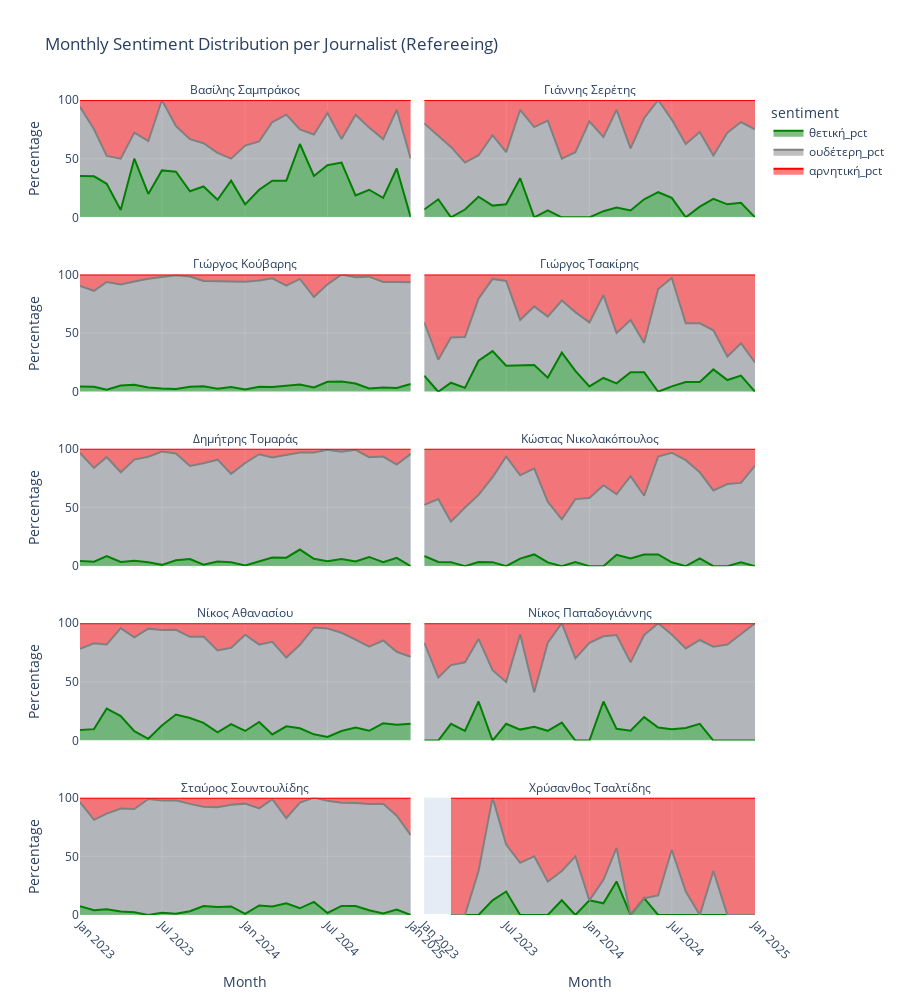
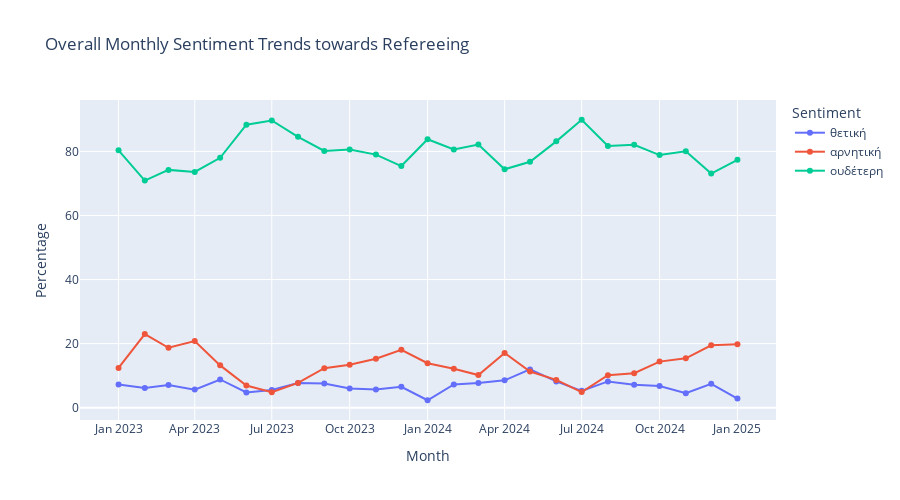

Source (notebook cell) for these figures, in order:
### Code cell
## Filter for referee-related predictions and create time-based visualizations
import plotly.express as px
import plotly.graph_objects as go

# Filter for referee predictions
referee_df = df[df['target_type'] == 'referee'].copy()

# Create monthly aggregation
referee_df['month'] = referee_df['published_date'].dt.to_period('M').astype(str)

# 1. Monthly sentiment distribution per journalist
monthly_sentiment = referee_df.pivot_table(
    index=['month', 'blogger_name'],
    columns='stance',
    aggfunc='size',
    fill_value=0
).reset_index()

# Calculate percentage for each stance
for stance in ['θετική', 'αρνητική', 'ουδέτερη']:
    if stance not in monthly_sentiment.columns:
        monthly_sentiment[stance] = 0
    total = monthly_sentiment[['θετική', 'αρνητική', 'ουδέτερη']].sum(axis=1)
    monthly_sentiment[f'{stance}_pct'] = monthly_sentiment[stance] / total * 100

# Create stacked area chart with improved layout
fig = px.area(
    monthly_sentiment.melt(
        id_vars=['month', 'blogger_name'],
        value_vars=['θετική_pct', 'ουδέτερη_pct', 'αρνητική_pct'],
        var_name='sentiment',
        value_name='percentage'
    ),
    x='month',
    y='percentage',
    color='sentiment',
    facet_col='blogger_name',
    facet_col_wrap=2,  # Reduced to 2 columns for better spacing
    title='Monthly Sentiment Distribution per Journalist (Refereeing)',
    labels={'month': 'Month', 'percentage': 'Percentage'},
    color_discrete_map={
        'θετική_pct': 'green',
        'ουδέτερη_pct': 'gray',
        'αρνητική_pct': 'red'
    }
)

# Improve subplot layout
fig.update_layout(
    height=1000,  # Increased height
    showlegend=True,
    legend=dict(
        yanchor="top",
        y=1.00,
        xanchor="left",
        x=1.02
    ),
    margin=dict(t=100),  # Increased top margin
)

# Update subplot titles and axes
fig.for_each_annotation(lambda a: a.update(text=a.text.split("=")[-1]))  # Remove "blogger_name=" prefix
fig.update_xaxes(tickangle=45)  # Rotate x-axis labels
fig.update_yaxes(range=[0, 100])  # Fix y-axis range

fig.show()

# 2. Overall sentiment trend
monthly_overall = referee_df.groupby('month')['stance'].value_counts(normalize=True).unstack()

fig2 = go.Figure()
for stance in ['θετική', 'αρνητική', 'ουδέτερη']:
    if stance in monthly_overall.columns:
        fig2.add_trace(go.Scatter(
            x=monthly_overall.index,
            y=monthly_overall[stance] * 100,
            name=stance,
            mode='lines+markers',
            line=dict(width=2),
            marker=dict(size=6)
        ))

fig2.update_layout(
    title='Overall Monthly Sentiment Trends towards Refereeing',
    xaxis_title='Month',
    yaxis_title='Percentage',
    hovermode='x unified',
    legend_title='Sentiment',
    height=500
)
fig2.show()

# 3. Add summary statistics
print("\nReferee Stance Analysis Summary:")
print("-" * 40)
print(f"Total articles about refereeing: {len(referee_df)}")
print("\nStance distribution by journalist:")
print(referee_df.groupby("blogger_name")["stance"].value_counts(normalize=True).unstack() * 100)

### Figure 1 — Plotly figure (JSON) as saved in the notebook; plotly's stock layout.template omitted (floating-point values rounded to 4 significant figures)
{"data": [{"fillpattern": {"shape": ""}, "hovertemplate": "sentiment=θετική_pct<br>blogger_name=Βασίλης Σαμπράκος<br>Month=%{x}<br>Percentage=%{y}<extra></extra>", "legendgroup": "θετική_pct", "line": {"color": "green"}, "marker": {"symbol": "circle"}, "mode": "lines", "name": "θετική_pct", "orientation": "v", "showlegend": true, "stackgroup": "1", "type": "scatter", "x": ["2023-01", "2023-02", "2023-03", "2023-04", "2023-05", "2023-06", "2023-07", "2023-08", "2023-09", "2023-10", "2023-11", "2023-12", "2024-01", "2024-02", "2024-03", "2024-04", "2024-05", "2024-06", "2024-07", "2024-08", "2024-09", "2024-10", "2024-11", "2024-12", "2025-01"], "xaxis": "x9", "y": [35.29, 35, 28.57, 6.25, 50, 20, 40, 38.89, 22.22, 26.32, 15, 31.25, 11.11, 23.53, 31.25, 31.25, 62.5, 35.29, 44.44, 46.67, 18.75, 23.53, 16.67, 41.67, 0], "yaxis": "y9"}, {"fillpattern": {"shape": ""}, "hovertemplate": "sentiment=θετική_pct<br>blogger_name=Γιάννης Σερέτης<br>Month=%{x}<br>Percentage=%{y}<extra></extra>", "legendgroup": "θετική_pct", "line": {"color": "green"}, "marker": {"symbol": "circle"}, "mode": "lines", "name": "θετική_pct", "orientation": "v", "showlegend": false, "stackgroup": "1", "type": "scatter", "x": ["2023-01", "2023-02", "2023-03", "2023-04", "2023-05", "2023-06", "2023-07", "2023-08", "2023-09", "2023-10", "2023-11", "2023-12", "2024-01", "2024-02", "2024-03", "2024-04", "2024-05", "2024-06", "2024-07", "2024-08", "2024-09", "2024-10", "2024-11", "2024-12", "2025-01"], "xaxis": "x10", "y": [6.667, 15.38, 0, 6.667, 17.65, 10, 11.11, 33.33, 0, 5.882, 0, 0, 0, 5.263, 8.333, 5.882, 15.38, 21.43, 16.67, 0, 9.091, 15.79, 11.11, 12.5, 0], "yaxis": "y10"}, {"fillpattern": {"shape": ""}, "hovertemplate": "sentiment=θετική_pct<br>blogger_name=Γιώργος Κούβαρης<br>Month=%{x}<br>Percentage=%{y}<extra></extra>", "legendgroup": "θετική_pct", "line": {"color": "green"}, "marker": {"symbol": "circle"}, "mode": "lines", "name": "θετική_pct", "orientation": "v", "showlegend": false, "stackgroup": "1", "type": "scatter", "x": ["2023-01", "2023-02", "2023-03", "2023-04", "2023-05", "2023-06", "2023-07", "2023-08", "2023-09", "2023-10", "2023-11", "2023-12", "2024-01", "2024-02", "2024-03", "2024-04", "2024-05", "2024-06", "2024-07", "2024-08", "2024-09", "2024-10", "2024-11", "2024-12", "2025-01"], "xaxis": "x7", "y": [4.58, 4.301, 1.754, 5.263, 5.978, 3.644, 2.809, 2.273, 4.242, 4.63, 2.632, 4.027, 1.887, 4.31, 4.132, 5.109, 6.202, 3.614, 8.475, 8.824, 6.977, 2.857, 3.67, 3.226, 6.667], "yaxis": "y7"}, {"fillpattern": {"shape": ""}, "hovertemplate": "sentiment=θετική_pct<br>blogger_name=Γιώργος Τσακίρης<br>Month=%{x}<br>Percentage=%{y}<extra></extra>", "legendgroup": "θετική_pct", "line": {"color": "green"}, "marker": {"symbol": "circle"}, "mode": "lines", "name": "θετική_pct", "orientation": "v", "showlegend": false, "stackgroup": "1", "type": "scatter", "x": ["2023-01", "2023-02", "2023-03", "2023-04", "2023-05", "2023-06", "2023-07", "2023-08", "2023-09", "2023-10", "2023-11", "2023-12", "2024-01", "2024-02", "2024-03", "2024-04", "2024-05", "2024-06", "2024-07", "2024-08", "2024-09", "2024-10", "2024-11", "2024-12", "2025-01"], "xaxis": "x8", "y": [13.64, 0, 7.692, 3.333, 26.47, 34.62, 22.22, 22.58, 22.73, 12, 33.33, 17.86, 4.545, 11.76, 7.143, 16.67, 16.67, 0, 4.615, 8.333, 8.333, 19.05, 10, 13.79, 0], "yaxis": "y8"}, {"fillpattern": {"shape": ""}, "hovertemplate": "sentiment=θετική_pct<br>blogger_name=Δημήτρης Τομαράς<br>Month=%{x}<br>Percentage=%{y}<extra></extra>", "legendgroup": "θετική_pct", "line": {"color": "green"}, "marker": {"symbol": "circle"}, "mode": "lines", "name": "θετική_pct", "orientation": "v", "showlegend": false, "stackgroup": "1", "type": "scatter", "x": ["2023-01", "2023-02", "2023-03", "2023-04", "2023-05", "2023-06", "2023-07", "2023-08", "2023-09", "2023-10", "2023-11", "2023-12", "2024-01", "2024-02", "2024-03", "2024-04", "2024-05", "2024-06", "2024-07", "2024-08", "2024-09", "2024-10", "2024-11", "2024-12", "2025-01"], "xaxis": "x5", "y": [4.425, 3.81, 8.527, 3.571, 4.58, 3.356, 1.136, 5.114, 6.061, 1.235, 4.046, 3.333, 0.5747, 3.947, 7.333, 7.207, 14.17, 6.316, 4.31, 6.034, 4.065, 7.874, 3.306, 7.143, 0], "yaxis": "y5"}, {"fillpattern": {"shape": ""}, "hovertemplate": "sentiment=θετική_pct<br>blogger_name=Κώστας Νικολακόπουλος<br>Month=%{x}<br>Percentage=%{y}<extra></extra>", "legendgroup": "θετική_pct", "line": {"color": "green"}, "marker": {"symbol": "circle"}, "mode": "lines", "name": "θετική_pct", "orientation": "v", "showlegend": false, "stackgroup": "1", "type": "scatter", "x": ["2023-01", "2023-02", "2023-03", "2023-04", "2023-05", "2023-06", "2023-07", "2023-08", "2023-09", "2023-10", "2023-11", "2023-12", "2024-01", "2024-02", "2024-03", "2024-04", "2024-05", "2024-06", "2024-07", "2024-08", "2024-09", "2024-10", "2024-11", "2024-12", "2025-01"], "xaxis": "x6", "y": [8.696, 3.571, 3.448, 0, 3.571, 3.448, 0, 6.452, 10, 3.226, 0, 3.571, 0, 0, 9.677, 6.667, 10, 10, 3.333, 0, 6.667, 0, 0, 3.226, 0], "yaxis": "y6"}, {"fillpattern": {"shape": ""}, "hovertemplate": "sentiment=θετική_pct<br>blogger_name=Νίκος Αθανασίου<br>Month=%{x}<br>Percentage=%{y}<extra></extra>", "legendgroup": "θετική_pct", "line": {"color": "green"}, "marker": {"symbol": "circle"}, "mode": "lines", "name": "θετική_pct", "orientation": "v", "showlegend": false, "stackgroup": "1", "type": "scatter", "x": ["2023-01", "2023-02", "2023-03", "2023-04", "2023-05", "2023-06", "2023-07", "2023-08", "2023-09", "2023-10", "2023-11", "2023-12", "2024-01", "2024-02", "2024-03", "2024-04", "2024-05", "2024-06", "2024-07", "2024-08", "2024-09", "2024-10", "2024-11", "2024-12", "2025-01"], "xaxis": "x3", "y": [9.091, 9.756, 27.27, 20.83, 8, 1.538, 12.86, 22.22, 19.23, 15.09, 6.977, 13.95, 8.197, 15.91, 5.263, 12.2, 10.53, 5.357, 3.03, 8.108, 11.11, 8.333, 14.71, 13.51, 14.29], "yaxis": "y3"}, {"fillpattern": {"shape": ""}, "hovertemplate": "sentiment=θετική_pct<br>blogger_name=Νίκος Παπαδογιάννης<br>Month=%{x}<br>Percentage=%{y}<extra></extra>", "legendgroup": "θετική_pct", "line": {"color": "green"}, "marker": {"symbol": "circle"}, "mode": "lines", "name": "θετική_pct", "orientation": "v", "showlegend": false, "stackgroup": "1", "type": "scatter", "x": ["2023-01", "2023-02", "2023-03", "2023-04", "2023-05", "2023-06", "2023-07", "2023-08", "2023-09", "2023-10", "2023-11", "2023-12", "2024-01", "2024-02", "2024-03", "2024-04", "2024-05", "2024-06", "2024-07", "2024-08", "2024-09", "2024-10", "2024-11", "2024-12", "2025-01"], "xaxis": "x4", "y": [0, 0, 14.29, 8.333, 33.33, 0, 14.29, 9.375, 11.76, 8.333, 15.38, 0, 0, 33.33, 10, 8.333, 20, 11.11, 9.677, 10.71, 14.29, 0, 0, 0, 0], "yaxis": "y4"}, {"fillpattern": {"shape": ""}, "hovertemplate": "sentiment=θετική_pct<br>blogger_name=Σταύρος Σουντουλίδης<br>Month=%{x}<br>Percentage=%{y}<extra></extra>", "legendgroup": "θετική_pct", "line": {"color": "green"}, "marker": {"symbol": "circle"}, "mode": "lines", "name": "θετική_pct", "orientation": "v", "showlegend": false, "stackgroup": "1", "type": "scatter", "x": ["2023-01", "2023-02", "2023-03", "2023-04", "2023-05", "2023-06", "2023-07", "2023-08", "2023-09", "2023-10", "2023-11", "2023-12", "2024-01", "2024-02", "2024-03", "2024-04", "2024-05", "2024-06", "2024-07", "2024-08", "2024-09", "2024-10", "2024-11", "2024-12", "2025-01"], "xaxis": "x", "y": [7.5, 4.054, 4.854, 3.077, 2.41, 0, 1.887, 1.075, 3.191, 7.692, 6.757, 7.317, 1.02, 8.163, 7.317, 9.89, 5.714, 11.11, 1.709, 7.692, 7.692, 4, 1.316, 4.615, 0], "yaxis": "y"}, {"fillpattern": {"shape": ""}, "hovertemplate": "sentiment=θετική_pct<br>blogger_name=Χρύσανθος Τσαλτίδης<br>Month=%{x}<br>Percentage=%{y}<extra></extra>", "legendgroup": "θετική_pct", "line": {"color": "green"}, "marker": {"symbol": "circle"}, "mode": "lines", "name": "θετική_pct", "orientation": "v", "showlegend": false, "stackgroup": "1", "type": "scatter", "x": ["2023-03", "2023-04", "2023-05", "2023-06", "2023-07", "2023-08", "2023-09", "2023-10", "2023-11", "2023-12", "2024-01", "2024-02", "2024-03", "2024-04", "2024-05", "2024-06", "2024-07", "2024-08", "2024-09", "2024-10", "2024-11", "2024-12", "2025-01"], "xaxis": "x2", "y": [0, 0, 0, 12.5, 20, 0, 0, 0, 12.5, 0, 12.5, 10, 28.57, 0, 14.29, 0, 0, 0, 0, 0, 0, 0, 0], "yaxis": "y2"}, {"fillpattern": {"shape": ""}, "hovertemplate": "sentiment=ουδέτερη_pct<br>blogger_name=Βασίλης Σαμπράκος<br>Month=%{x}<br>Percentage=%{y}<extra></extra>", "legendgroup": "ουδέτερη_pct", "line": {"color": "gray"}, "marker": {"symbol": "circle"}, "mode": "lines", "name": "ουδέτερη_pct", "orientation": "v", "showlegend": true, "stackgroup": "1", "type": "scatter", "x": ["2023-01", "2023-02", "2023-03", "2023-04", "2023-05", "2023-06", "2023-07", "2023-08", "2023-09", "2023-10", "2023-11", "2023-12", "2024-01", "2024-02", "2024-03", "2024-04", "2024-05", "2024-06", "2024-07", "2024-08", "2024-09", "2024-10", "2024-11", "2024-12", "2025-01"], "xaxis": "x9", "y": [58.82, 40, 23.81, 43.75, 22.22, 45, 60, 38.89, 44.44, 36.84, 40, 18.75, 50, 41.18, 50, 56.25, 12.5, 35.29, 44.44, 20, 68.75, 52.94, 50, 50, 50], "yaxis": "y9"}, {"fillpattern": {"shape": ""}, "hovertemplate": "sentiment=ουδέτερη_pct<br>blogger_name=Γιάννης Σερέτης<br>Month=%{x}<br>Percentage=%{y}<extra></extra>", "legendgroup": "ουδέτερη_pct", "line": {"color": "gray"}, "marker": {"symbol": "circle"}, "mode": "lines", "name": "ουδέτερη_pct", "orientation": "v", "showlegend": false, "stackgroup": "1", "type": "scatter", "x": ["2023-01", "2023-02", "2023-03", "2023-04", "2023-05", "2023-06", "2023-07", "2023-08", "2023-09", "2023-10", "2023-11", "2023-12", "2024-01", "2024-02", "2024-03", "2024-04", "2024-05", "2024-06", "2024-07", "2024-08", "2024-09", "2024-10", "2024-11", "2024-12", "2025-01"], "xaxis": "x10", "y": [73.33, 53.85, 60, 40, 35.29, 60, 44.44, 58.33, 76.92, 76.47, 50, 55.56, 81.82, 63.16, 83.33, 52.94, 69.23, 78.57, 66.67, 62.5, 63.64, 36.84, 61.11, 68.75, 75], "yaxis": "y10"}, {"fillpattern": {"shape": ""}, "hovertemplate": "sentiment=ουδέτερη_pct<br>blogger_name=Γιώργος Κούβαρης<br>Month=%{x}<br>Percentage=%{y}<extra></extra>", "legendgroup": "ουδέτερη_pct", "line": {"color": "gray"}, "marker": {"symbol": "circle"}, "mode": "lines", "name": "ουδέτερη_pct", "orientation": "v", "showlegend": false, "stackgroup": "1", "type": "scatter", "x": ["2023-01", "2023-02", "2023-03", "2023-04", "2023-05", "2023-06", "2023-07", "2023-08", "2023-09", "2023-10", "2023-11", "2023-12", "2024-01", "2024-02", "2024-03", "2024-04", "2024-05", "2024-06", "2024-07", "2024-08", "2024-09", "2024-10", "2024-11", "2024-12", "2025-01"], "xaxis": "x7", "y": [85.5, 81.72, 91.81, 86.18, 88.04, 92.71, 94.94, 96.97, 93.94, 89.81, 91.45, 89.93, 91.82, 90.52, 92.56, 85.4, 89.92, 77.11, 83.05, 91.18, 90.7, 95.24, 89.91, 90.32, 86.67], "yaxis": "y7"}, {"fillpattern": {"shape": ""}, "hovertemplate": "sentiment=ουδέτερη_pct<br>blogger_name=Γιώργος Τσακίρης<br>Month=%{x}<br>Percentage=%{y}<extra></extra>", "legendgroup": "ουδέτερη_pct", "line": {"color": "gray"}, "marker": {"symbol": "circle"}, "mode": "lines", "name": "ουδέτερη_pct", "orientation": "v", "showlegend": false, "stackgroup": "1", "type": "scatter", "x": ["2023-01", "2023-02", "2023-03", "2023-04", "2023-05", "2023-06", "2023-07", "2023-08", "2023-09", "2023-10", "2023-11", "2023-12", "2024-01", "2024-02", "2024-03", "2024-04", "2024-05", "2024-06", "2024-07", "2024-08", "2024-09", "2024-10", "2024-11", "2024-12", "2025-01"], "xaxis": "x8", "y": [45.45, 27.27, 38.46, 43.33, 52.94, 61.54, 72.22, 38.71, 50, 52, 44.44, 50, 54.55, 70.59, 42.86, 44.44, 25, 87.5, 92.31, 50, 50, 33.33, 20, 27.59, 25], "yaxis": "y8"}, {"fillpattern": {"shape": ""}, "hovertemplate": "sentiment=ουδέτερη_pct<br>blogger_name=Δημήτρης Τομαράς<br>Month=%{x}<br>Percentage=%{y}<extra></extra>", "legendgroup": "ουδέτερη_pct", "line": {"color": "gray"}, "marker": {"symbol": "circle"}, "mode": "lines", "name": "ουδέτερη_pct", "orientation": "v", "showlegend": false, "stackgroup": "1", "type": "scatter", "x": ["2023-01", "2023-02", "2023-03", "2023-04", "2023-05", "2023-06", "2023-07", "2023-08", "2023-09", "2023-10", "2023-11", "2023-12", "2024-01", "2024-02", "2024-03", "2024-04", "2024-05", "2024-06", "2024-07", "2024-08", "2024-09", "2024-10", "2024-11", "2024-12", "2025-01"], "xaxis": "x5", "y": [92.04, 80, 84.5, 76.43, 86.26, 89.93, 96.59, 90.91, 79.39, 86.42, 86.71, 75.33, 87.36, 91.45, 85.33, 87.39, 82.68, 90.53, 94.83, 91.38, 95.12, 85.04, 90.08, 79.46, 95.65], "yaxis": "y5"}, {"fillpattern": {"shape": ""}, "hovertemplate": "sentiment=ουδέτερη_pct<br>blogger_name=Κώστας Νικολακόπουλος<br>Month=%{x}<br>Percentage=%{y}<extra></extra>", "legendgroup": "ουδέτερη_pct", "line": {"color": "gray"}, "marker": {"symbol": "circle"}, "mode": "lines", "name": "ουδέτερη_pct", "orientation": "v", "showlegend": false, "stackgroup": "1", "type": "scatter", "x": ["2023-01", "2023-02", "2023-03", "2023-04", "2023-05", "2023-06", "2023-07", "2023-08", "2023-09", "2023-10", "2023-11", "2023-12", "2024-01", "2024-02", "2024-03", "2024-04", "2024-05", "2024-06", "2024-07", "2024-08", "2024-09", "2024-10", "2024-11", "2024-12", "2025-01"], "xaxis": "x6", "y": [43.48, 53.57, 34.48, 50, 57.14, 72.41, 93.55, 70.97, 73.33, 51.61, 40, 53.57, 58.06, 68.97, 51.61, 70, 50, 83.33, 93.33, 90.32, 73.33, 64.52, 70, 67.74, 85.71], "yaxis": "y6"}, {"fillpattern": {"shape": ""}, "hovertemplate": "sentiment=ουδέτερη_pct<br>blogger_name=Νίκος Αθανασίου<br>Month=%{x}<br>Percentage=%{y}<extra></extra>", "legendgroup": "ουδέτερη_pct", "line": {"color": "gray"}, "marker": {"symbol": "circle"}, "mode": "lines", "name": "ουδέτερη_pct", "orientation": "v", "showlegend": false, "stackgroup": "1", "type": "scatter", "x": ["2023-01", "2023-02", "2023-03", "2023-04", "2023-05", "2023-06", "2023-07", "2023-08", "2023-09", "2023-10", "2023-11", "2023-12", "2024-01", "2024-02", "2024-03", "2024-04", "2024-05", "2024-06", "2024-07", "2024-08", "2024-09", "2024-10", "2024-11", "2024-12", "2025-01"], "xaxis": "x3", "y": [69.09, 73.17, 54.55, 75, 80, 93.85, 81.43, 72.22, 69.23, 73.58, 69.77, 65.12, 81.97, 65.91, 78.95, 58.54, 71.05, 91.07, 92.42, 83.78, 75, 71.67, 70.59, 62.16, 57.14], "yaxis": "y3"}, {"fillpattern": {"shape": ""}, "hovertemplate": "sentiment=ουδέτερη_pct<br>blogger_name=Νίκος Παπαδογιάννης<br>Month=%{x}<br>Percentage=%{y}<extra></extra>", "legendgroup": "ουδέτερη_pct", "line": {"color": "gray"}, "marker": {"symbol": "circle"}, "mode": "lines", "name": "ουδέτερη_pct", "orientation": "v", "showlegend": false, "stackgroup": "1", "type": "scatter", "x": ["2023-01", "2023-02", "2023-03", "2023-04", "2023-05", "2023-06", "2023-07", "2023-08", "2023-09", "2023-10", "2023-11", "2023-12", "2024-01", "2024-02", "2024-03", "2024-04", "2024-05", "2024-06", "2024-07", "2024-08", "2024-09", "2024-10", "2024-11", "2024-12", "2025-01"], "xaxis": "x4", "y": [83.33, 53.85, 50, 58.33, 53.33, 60, 35.71, 81.25, 29.41, 75, 84.62, 70, 83.33, 55.56, 80, 58.33, 70, 88.89, 80.65, 67.86, 71.43, 80, 81.82, 90.91, 100], "yaxis": "y4"}, {"fillpattern": {"shape": ""}, "hovertemplate": "sentiment=ουδέτερη_pct<br>blogger_name=Σταύρος Σουντουλίδης<br>Month=%{x}<br>Percentage=%{y}<extra></extra>", "legendgroup": "ουδέτερη_pct", "line": {"color": "gray"}, "marker": {"symbol": "circle"}, "mode": "lines", "name": "ουδέτερη_pct", "orientation": "v", "showlegend": false, "stackgroup": "1", "type": "scatter", "x": ["2023-01", "2023-02", "2023-03", "2023-04", "2023-05", "2023-06", "2023-07", "2023-08", "2023-09", "2023-10", "2023-11", "2023-12", "2024-01", "2024-02", "2024-03", "2024-04", "2024-05", "2024-06", "2024-07", "2024-08", "2024-09", "2024-10", "2024-11", "2024-12", "2025-01"], "xaxis": "x", "y": [88.75, 77.03, 81.55, 87.69, 87.95, 98.86, 95.6, 96.77, 91.49, 84.62, 85.14, 86.59, 93.88, 82.65, 91.46, 72.53, 90, 88.89, 95.73, 88.03, 87.69, 90.67, 93.42, 80, 68], "yaxis": "y"}, {"fillpattern": {"shape": ""}, "hovertemplate": "sentiment=ουδέτερη_pct<br>blogger_name=Χρύσανθος Τσαλτίδης<br>Month=%{x}<br>Percentage=%{y}<extra></extra>", "legendgroup": "ουδέτερη_pct", "line": {"color": "gray"}, "marker": {"symbol": "circle"}, "mode": "lines", "name": "ουδέτερη_pct", "orientation": "v", "showlegend": false, "stackgroup": "1", "type": "scatter", "x": ["2023-03", "2023-04", "2023-05", "2023-06", "2023-07", "2023-08", "2023-09", "2023-10", "2023-11", "2023-12", "2024-01", "2024-02", "2024-03", "2024-04", "2024-05", "2024-06", "2024-07", "2024-08", "2024-09", "2024-10", "2024-11", "2024-12", "2025-01"], "xaxis": "x2", "y": [0, 0, 37.5, 87.5, 40, 44.44, 50, 28.57, 25, 50, 0, 20, 28.57, 0, 0, 16.67, 55.56, 20, 0, 37.5, 0, 0, 0], "yaxis": "y2"}, {"fillpattern": {"shape": ""}, "hovertemplate": "sentiment=αρνητική_pct<br>blogger_name=Βασίλης Σαμπράκος<br>Month=%{x}<br>Percentage=%{y}<extra></extra>", "legendgroup": "αρνητική_pct", "line": {"color": "red"}, "marker": {"symbol": "circle"}, "mode": "lines", "name": "αρνητική_pct", "orientation": "v", "showlegend": true, "stackgroup": "1", "type": "scatter", "x": ["2023-01", "2023-02", "2023-03", "2023-04", "2023-05", "2023-06", "2023-07", "2023-08", "2023-09", "2023-10", "2023-11", "2023-12", "2024-01", "2024-02", "2024-03", "2024-04", "2024-05", "2024-06", "2024-07", "2024-08", "2024-09", "2024-10", "2024-11", "2024-12", "2025-01"], "xaxis": "x9", "y": [5.882, 25, 47.62, 50, 27.78, 35, 0, 22.22, 33.33, 36.84, 45, 50, 38.89, 35.29, 18.75, 12.5, 25, 29.41, 11.11, 33.33, 12.5, 23.53, 33.33, 8.333, 50], "yaxis": "y9"}, {"fillpattern": {"shape": ""}, "hovertemplate": "sentiment=αρνητική_pct<br>blogger_name=Γιάννης Σερέτης<br>Month=%{x}<br>Percentage=%{y}<extra></extra>", "legendgroup": "αρνητική_pct", "line": {"color": "red"}, "marker": {"symbol": "circle"}, "mode": "lines", "name": "αρνητική_pct", "orientation": "v", "showlegend": false, "stackgroup": "1", "type": "scatter", "x": ["2023-01", "2023-02", "2023-03", "2023-04", "2023-05", "2023-06", "2023-07", "2023-08", "2023-09", "2023-10", "2023-11", "2023-12", "2024-01", "2024-02", "2024-03", "2024-04", "2024-05", "2024-06", "2024-07", "2024-08", "2024-09", "2024-10", "2024-11", "2024-12", "2025-01"], "xaxis": "x10", "y": [20, 30.77, 40, 53.33, 47.06, 30, 44.44, 8.333, 23.08, 17.65, 50, 44.44, 18.18, 31.58, 8.333, 41.18, 15.38, 0, 16.67, 37.5, 27.27, 47.37, 27.78, 18.75, 25], "yaxis": "y10"}, {"fillpattern": {"shape": ""}, "hovertemplate": "sentiment=αρνητική_pct<br>blogger_name=Γιώργος Κούβαρης<br>Month=%{x}<br>Percentage=%{y}<extra></extra>", "legendgroup": "αρνητική_pct", "line": {"color": "red"}, "marker": {"symbol": "circle"}, "mode": "lines", "name": "αρνητική_pct", "orientation": "v", "showlegend": false, "stackgroup": "1", "type": "scatter", "x": ["2023-01", "2023-02", "2023-03", "2023-04", "2023-05", "2023-06", "2023-07", "2023-08", "2023-09", "2023-10", "2023-11", "2023-12", "2024-01", "2024-02", "2024-03", "2024-04", "2024-05", "2024-06", "2024-07", "2024-08", "2024-09", "2024-10", "2024-11", "2024-12", "2025-01"], "xaxis": "x7", "y": [9.924, 13.98, 6.433, 8.553, 5.978, 3.644, 2.247, 0.7576, 1.818, 5.556, 5.921, 6.04, 6.289, 5.172, 3.306, 9.489, 3.876, 19.28, 8.475, 0, 2.326, 1.905, 6.422, 6.452, 6.667], "yaxis": "y7"}, {"fillpattern": {"shape": ""}, "hovertemplate": "sentiment=αρνητική_pct<br>blogger_name=Γιώργος Τσακίρης<br>Month=%{x}<br>Percentage=%{y}<extra></extra>", "legendgroup": "αρνητική_pct", "line": {"color": "red"}, "marker": {"symbol": "circle"}, "mode": "lines", "name": "αρνητική_pct", "orientation": "v", "showlegend": false, "stackgroup": "1", "type": "scatter", "x": ["2023-01", "2023-02", "2023-03", "2023-04", "2023-05", "2023-06", "2023-07", "2023-08", "2023-09", "2023-10", "2023-11", "2023-12", "2024-01", "2024-02", "2024-03", "2024-04", "2024-05", "2024-06", "2024-07", "2024-08", "2024-09", "2024-10", "2024-11", "2024-12", "2025-01"], "xaxis": "x8", "y": [40.91, 72.73, 53.85, 53.33, 20.59, 3.846, 5.556, 38.71, 27.27, 36, 22.22, 32.14, 40.91, 17.65, 50, 38.89, 58.33, 12.5, 3.077, 41.67, 41.67, 47.62, 70, 58.62, 75], "yaxis": "y8"}, {"fillpattern": {"shape": ""}, "hovertemplate": "sentiment=αρνητική_pct<br>blogger_name=Δημήτρης Τομαράς<br>Month=%{x}<br>Percentage=%{y}<extra></extra>", "legendgroup": "αρνητική_pct", "line": {"color": "red"}, "marker": {"symbol": "circle"}, "mode": "lines", "name": "αρνητική_pct", "orientation": "v", "showlegend": false, "stackgroup": "1", "type": "scatter", "x": ["2023-01", "2023-02", "2023-03", "2023-04", "2023-05", "2023-06", "2023-07", "2023-08", "2023-09", "2023-10", "2023-11", "2023-12", "2024-01", "2024-02", "2024-03", "2024-04", "2024-05", "2024-06", "2024-07", "2024-08", "2024-09", "2024-10", "2024-11", "2024-12", "2025-01"], "xaxis": "x5", "y": [3.54, 16.19, 6.977, 20, 9.16, 6.711, 2.273, 3.977, 14.55, 12.35, 9.249, 21.33, 12.07, 4.605, 7.333, 5.405, 3.15, 3.158, 0.8621, 2.586, 0.813, 7.087, 6.612, 13.39, 4.348], "yaxis": "y5"}, {"fillpattern": {"shape": ""}, "hovertemplate": "sentiment=αρνητική_pct<br>blogger_name=Κώστας Νικολακόπουλος<br>Month=%{x}<br>Percentage=%{y}<extra></extra>", "legendgroup": "αρνητική_pct", "line": {"color": "red"}, "marker": {"symbol": "circle"}, "mode": "lines", "name": "αρνητική_pct", "orientation": "v", "showlegend": false, "stackgroup": "1", "type": "scatter", "x": ["2023-01", "2023-02", "2023-03", "2023-04", "2023-05", "2023-06", "2023-07", "2023-08", "2023-09", "2023-10", "2023-11", "2023-12", "2024-01", "2024-02", "2024-03", "2024-04", "2024-05", "2024-06", "2024-07", "2024-08", "2024-09", "2024-10", "2024-11", "2024-12", "2025-01"], "xaxis": "x6", "y": [47.83, 42.86, 62.07, 50, 39.29, 24.14, 6.452, 22.58, 16.67, 45.16, 60, 42.86, 41.94, 31.03, 38.71, 23.33, 40, 6.667, 3.333, 9.677, 20, 35.48, 30, 29.03, 14.29], "yaxis": "y6"}, {"fillpattern": {"shape": ""}, "hovertemplate": "sentiment=αρνητική_pct<br>blogger_name=Νίκος Αθανασίου<br>Month=%{x}<br>Percentage=%{y}<extra></extra>", "legendgroup": "αρνητική_pct", "line": {"color": "red"}, "marker": {"symbol": "circle"}, "mode": "lines", "name": "αρνητική_pct", "orientation": "v", "showlegend": false, "stackgroup": "1", "type": "scatter", "x": ["2023-01", "2023-02", "2023-03", "2023-04", "2023-05", "2023-06", "2023-07", "2023-08", "2023-09", "2023-10", "2023-11", "2023-12", "2024-01", "2024-02", "2024-03", "2024-04", "2024-05", "2024-06", "2024-07", "2024-08", "2024-09", "2024-10", "2024-11", "2024-12", "2025-01"], "xaxis": "x3", "y": [21.82, 17.07, 18.18, 4.167, 12, 4.615, 5.714, 5.556, 11.54, 11.32, 23.26, 20.93, 9.836, 18.18, 15.79, 29.27, 18.42, 3.571, 4.545, 8.108, 13.89, 20, 14.71, 24.32, 28.57], "yaxis": "y3"}, {"fillpattern": {"shape": ""}, "hovertemplate": "sentiment=αρνητική_pct<br>blogger_name=Νίκος Παπαδογιάννης<br>Month=%{x}<br>Percentage=%{y}<extra></extra>", "legendgroup": "αρνητική_pct", "line": {"color": "red"}, "marker": {"symbol": "circle"}, "mode": "lines", "name": "αρνητική_pct", "orientation": "v", "showlegend": false, "stackgroup": "1", "type": "scatter", "x": ["2023-01", "2023-02", "2023-03", "2023-04", "2023-05", "2023-06", "2023-07", "2023-08", "2023-09", "2023-10", "2023-11", "2023-12", "2024-01", "2024-02", "2024-03", "2024-04", "2024-05", "2024-06", "2024-07", "2024-08", "2024-09", "2024-10", "2024-11", "2024-12", "2025-01"], "xaxis": "x4", "y": [16.67, 46.15, 35.71, 33.33, 13.33, 40, 50, 9.375, 58.82, 16.67, 0, 30, 16.67, 11.11, 10, 33.33, 10, 0, 9.677, 21.43, 14.29, 20, 18.18, 9.091, 0], "yaxis": "y4"}, {"fillpattern": {"shape": ""}, "hovertemplate": "sentiment=αρνητική_pct<br>blogger_name=Σταύρος Σουντουλίδης<br>Month=%{x}<br>Percentage=%{y}<extra></extra>", "legendgroup": "αρνητική_pct", "line": {"color": "red"}, "marker": {"symbol": "circle"}, "mode": "lines", "name": "αρνητική_pct", "orientation": "v", "showlegend": false, "stackgroup": "1", "type": "scatter", "x": ["2023-01", "2023-02", "2023-03", "2023-04", "2023-05", "2023-06", "2023-07", "2023-08", "2023-09", "2023-10", "2023-11", "2023-12", "2024-01", "2024-02", "2024-03", "2024-04", "2024-05", "2024-06", "2024-07", "2024-08", "2024-09", "2024-10", "2024-11", "2024-12", "2025-01"], "xaxis": "x", "y": [3.75, 18.92, 13.59, 9.231, 9.639, 1.136, 2.516, 2.151, 5.319, 7.692, 8.108, 6.098, 5.102, 9.184, 1.22, 17.58, 4.286, 0, 2.564, 4.274, 4.615, 5.333, 5.263, 15.38, 32], "yaxis": "y"}, {"fillpattern": {"shape": ""}, "hovertemplate": "sentiment=αρνητική_pct<br>blogger_name=Χρύσανθος Τσαλτίδης<br>Month=%{x}<br>Percentage=%{y}<extra></extra>", "legendgroup": "αρνητική_pct", "line": {"color": "red"}, "marker": {"symbol": "circle"}, "mode": "lines", "name": "αρνητική_pct", "orientation": "v", "showlegend": false, "stackgroup": "1", "type": "scatter", "x": ["2023-03", "2023-04", "2023-05", "2023-06", "2023-07", "2023-08", "2023-09", "2023-10", "2023-11", "2023-12", "2024-01", "2024-02", "2024-03", "2024-04", "2024-05", "2024-06", "2024-07", "2024-08", "2024-09", "2024-10", "2024-11", "2024-12", "2025-01"], "xaxis": "x2", "y": [100, 100, 62.5, 0, 40, 55.56, 50, 71.43, 62.5, 50, 87.5, 70, 42.86, 100, 85.71, 83.33, 44.44, 80, 100, 62.5, 100, 100, 100], "yaxis": "y2"}], "layout": {"annotations": [{"font": {}, "showarrow": false, "text": "Σταύρος Σουντουλίδης", "x": 0.245, "xanchor": "center", "xref": "paper", "y": 0.144, "yanchor": "bottom", "yref": "paper"}, {"font": {}, "showarrow": false, "text": "Χρύσανθος Τσαλτίδης", "x": 0.755, "xanchor": "center", "xref": "paper", "y": 0.144, "yanchor": "bottom", "yref": "paper"}, {"font": {}, "showarrow": false, "text": "Νίκος Αθανασίου", "x": 0.245, "xanchor": "center", "xref": "paper", "y": 0.358, "yanchor": "bottom", "yref": "paper"}, {"font": {}, "showarrow": false, "text": "Νίκος Παπαδογιάννης", "x": 0.755, "xanchor": "center", "xref": "paper", "y": 0.358, "yanchor": "bottom", "yref": "paper"}, {"font": {}, "showarrow": false, "text": "Δημήτρης Τομαράς", "x": 0.245, "xanchor": "center", "xref": "paper", "y": 0.572, "yanchor": "bottom", "yref": "paper"}, {"font": {}, "showarrow": false, "text": "Κώστας Νικολακόπουλος", "x": 0.755, "xanchor": "center", "xref": "paper", "y": 0.572, "yanchor": "bottom", "yref": "paper"}, {"font": {}, "showarrow": false, "text": "Γιώργος Κούβαρης", "x": 0.245, "xanchor": "center", "xref": "paper", "y": 0.786, "yanchor": "bottom", "yref": "paper"}, {"font": {}, "showarrow": false, "text": "Γιώργος Τσακίρης", "x": 0.755, "xanchor": "center", "xref": "paper", "y": 0.786, "yanchor": "bottom", "yref": "paper"}, {"font": {}, "showarrow": false, "text": "Βασίλης Σαμπράκος", "x": 0.245, "xanchor": "center", "xref": "paper", "y": 1, "yanchor": "bottom", "yref": "paper"}, {"font": {}, "showarrow": false, "text": "Γιάννης Σερέτης", "x": 0.755, "xanchor": "center", "xref": "paper", "y": 1, "yanchor": "bottom", "yref": "paper"}], "height": 1000, "legend": {"title": {"text": "sentiment"}, "tracegroupgap": 0, "x": 1.02, "xanchor": "left", "y": 1, "yanchor": "top"}, "margin": {"t": 100}, "showlegend": true, "title": {"text": "Monthly Sentiment Distribution per Journalist (Refereeing)"}, "xaxis": {"anchor": "y", "domain": [0, 0.49], "tickangle": 45, "title": {"text": "Month"}}, "xaxis10": {"anchor": "y10", "domain": [0.51, 1], "matches": "x", "showticklabels": false, "tickangle": 45}, "xaxis2": {"anchor": "y2", "domain": [0.51, 1], "matches": "x", "tickangle": 45, "title": {"text": "Month"}}, "xaxis3": {"anchor": "y3", "domain": [0, 0.49], "matches": "x", "showticklabels": false, "tickangle": 45}, "xaxis4": {"anchor": "y4", "domain": [0.51, 1], "matches": "x", "showticklabels": false, "tickangle": 45}, "xaxis5": {"anchor": "y5", "domain": [0, 0.49], "matches": "x", "showticklabels": false, "tickangle": 45}, "xaxis6": {"anchor": "y6", "domain": [0.51, 1], "matches": "x", "showticklabels": false, "tickangle": 45}, "xaxis7": {"anchor": "y7", "domain": [0, 0.49], "matches": "x", "showticklabels": false, "tickangle": 45}, "xaxis8": {"anchor": "y8", "domain": [0.51, 1], "matches": "x", "showticklabels": false, "tickangle": 45}, "xaxis9": {"anchor": "y9", "domain": [0, 0.49], "matches": "x", "showticklabels": false, "tickangle": 45}, "yaxis": {"anchor": "x", "domain": [0, 0.144], "range": [0, 100], "title": {"text": "Percentage"}}, "yaxis10": {"anchor": "x10", "domain": [0.856, 1], "matches": "y", "range": [0, 100], "showticklabels": false}, "yaxis2": {"anchor": "x2", "domain": [0, 0.144], "matches": "y", "range": [0, 100], "showticklabels": false}, "yaxis3": {"anchor": "x3", "domain": [0.214, 0.358], "matches": "y", "range": [0, 100], "title": {"text": "Percentage"}}, "yaxis4": {"anchor": "x4", "domain": [0.214, 0.358], "matches": "y", "range": [0, 100], "showticklabels": false}, "yaxis5": {"anchor": "x5", "domain": [0.428, 0.572], "matches": "y", "range": [0, 100], "title": {"text": "Percentage"}}, "yaxis6": {"anchor": "x6", "domain": [0.428, 0.572], "matches": "y", "range": [0, 100], "showticklabels": false}, "yaxis7": {"anchor": "x7", "domain": [0.642, 0.786], "matches": "y", "range": [0, 100], "title": {"text": "Percentage"}}, "yaxis8": {"anchor": "x8", "domain": [0.642, 0.786], "matches": "y", "range": [0, 100], "showticklabels": false}, "yaxis9": {"anchor": "x9", "domain": [0.856, 1], "matches": "y", "range": [0, 100], "title": {"text": "Percentage"}}}}

### Figure 2 — Plotly figure (JSON) as saved in the notebook; plotly's stock layout.template omitted (floating-point values rounded to 4 significant figures)
{"data": [{"line": {"width": 2}, "marker": {"size": 6}, "mode": "lines+markers", "name": "θετική", "type": "scatter", "x": ["2023-01", "2023-02", "2023-03", "2023-04", "2023-05", "2023-06", "2023-07", "2023-08", "2023-09", "2023-10", "2023-11", "2023-12", "2024-01", "2024-02", "2024-03", "2024-04", "2024-05", "2024-06", "2024-07", "2024-08", "2024-09", "2024-10", "2024-11", "2024-12", "2025-01"], "y": [7.265, 6.112, 7.078, 5.631, 8.803, 4.755, 5.524, 7.719, 7.534, 6.003, 5.709, 6.526, 2.314, 7.241, 7.692, 8.524, 11.95, 8.193, 5.253, 8.193, 7.177, 6.765, 4.535, 7.452, 2.83]}, {"line": {"width": 2}, "marker": {"size": 6}, "mode": "lines+markers", "name": "αρνητική", "type": "scatter", "x": ["2023-01", "2023-02", "2023-03", "2023-04", "2023-05", "2023-06", "2023-07", "2023-08", "2023-09", "2023-10", "2023-11", "2023-12", "2024-01", "2024-02", "2024-03", "2024-04", "2024-05", "2024-06", "2024-07", "2024-08", "2024-09", "2024-10", "2024-11", "2024-12", "2025-01"], "y": [12.39, 22.98, 18.69, 20.78, 13.2, 6.902, 4.816, 7.719, 12.33, 13.43, 15.29, 18.04, 13.88, 12.13, 10.19, 17.05, 11.28, 8.675, 4.864, 10.12, 10.77, 14.38, 15.42, 19.47, 19.81]}, {"line": {"width": 2}, "marker": {"size": 6}, "mode": "lines+markers", "name": "ουδέτερη", "type": "scatter", "x": ["2023-01", "2023-02", "2023-03", "2023-04", "2023-05", "2023-06", "2023-07", "2023-08", "2023-09", "2023-10", "2023-11", "2023-12", "2024-01", "2024-02", "2024-03", "2024-04", "2024-05", "2024-06", "2024-07", "2024-08", "2024-09", "2024-10", "2024-11", "2024-12", "2025-01"], "y": [80.34, 70.9, 74.23, 73.59, 77.99, 88.34, 89.66, 84.56, 80.14, 80.57, 79.01, 75.43, 83.8, 80.63, 82.12, 74.43, 76.77, 83.13, 89.88, 81.69, 82.06, 78.86, 80.05, 73.08, 77.36]}], "layout": {"height": 500, "hovermode": "x unified", "legend": {"title": {"text": "Sentiment"}}, "title": {"text": "Overall Monthly Sentiment Trends towards Refereeing"}, "xaxis": {"title": {"text": "Month"}}, "yaxis": {"title": {"text": "Percentage"}}}}
